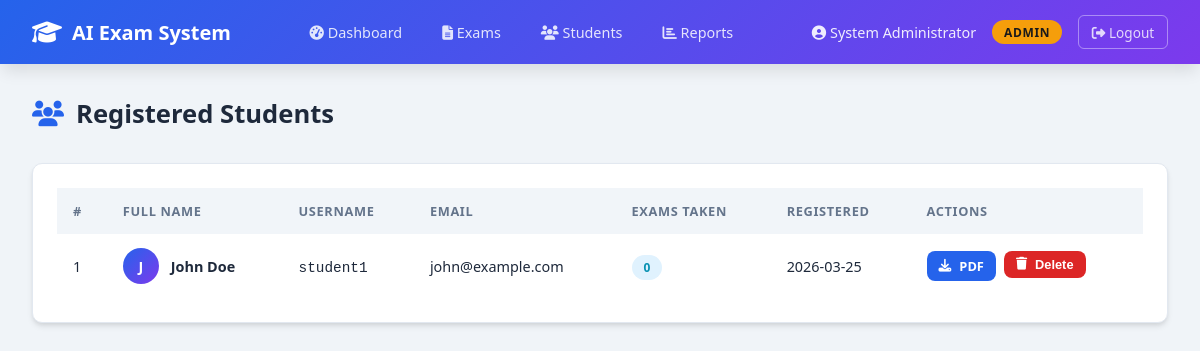
/admin/students (signed in), run on the app's committed database.
### tables this page shows
CREATE TABLE users (
                id INTEGER PRIMARY KEY AUTOINCREMENT,
                username TEXT UNIQUE NOT NULL,
                password TEXT NOT NULL,
                role TEXT NOT NULL DEFAULT 'student',
                full_name TEXT NOT NULL,
                email TEXT,
                created_at TIMESTAMP DEFAULT CURRENT_TIMESTAMP
            );

### app.py (the view)
@app.route("/admin/students")
@admin_required
def admin_students():
    db = get_db()
    students = db.execute("""
        SELECT u.*, COUNT(es.id) as exam_count
        FROM users u
        LEFT JOIN exam_sessions es ON u.id = es.student_id
        WHERE u.role='student'
        GROUP BY u.id
        ORDER BY u.created_at DESC
    """).fetchall()
    return render_template("admin_students.html", students=students)

### app.py (called while the page is built)
def get_db():
    db = getattr(g, "_database", None)
    if db is None:
        db = g._database = sqlite3.connect(DATABASE)
        db.row_factory = sqlite3.Row
    return db

@app.teardown_appcontext
def close_connection(exception):
    db = getattr(g, "_database", None)
    if db is not None:
        db.close()

def admin_required(f):
    @wraps(f)
    def decorated(*args, **kwargs):
        if "user_id" not in session:
            flash("Please log in.", "warning")
            return redirect(url_for("login"))
        if session.get("role") != "admin":
            flash("Access denied. Admin only.", "danger")
            return redirect(url_for("student_dashboard"))
        return f(*args, **kwargs)
    return decorated

### templates/admin_students.html (shortened to what this page needs)
{% extends "base.html" %}
{% block content %}
<div class="page-header">
    <h1 class="page-title"><i class="fas fa-users"></i> Registered Students</h1>
</div>
<div class="card">
    {% if students %}
    <div style="overflow-x:auto;">
        <table>
            <thead>
                <tr>
                    <th>#</th>
                    <th>Full Name</th>
                    <th>Username</th>
                    <th>Email</th>
                    <th>Exams Taken</th>
                    <th>Registered</th>
                    <th>Actions</th>
                </tr>
            </thead>
            <tbody>
                {% for s in students %}
                <tr>
                    <td>{{ loop.index }}</td>
                    <td>
                        <div style="display:flex;align-items:center;gap:0.75rem;">
                            <div style="width:36px;height:36px;border-radius:50%;background:linear-gradient(135deg,#2563eb,#7c3aed);display:flex;align-items:center;justify-content:center;color:#fff;font-weight:700;font-size:0.9rem;">
                                {{ s.full_name[0]|upper }}
                            </div>
                            <strong>{{ s.full_name }}</strong>
                        </div>
                    </td>
                    <td><code>{{ s.username }}</code></td>
                    <td>{{ s.email or '—' }}</td>
                    <td><span class="badge badge-info">{{ s.exam_count }}</span></td>
                    <td>{{ s.created_at[:10] }}</td>
                    <td>
                        <div style="display:flex;gap:0.5rem;">
                            <a href="{{ url_for('download_student_pdf', student_id=s.id) }}" class="btn btn-primary btn-sm">
                                <i class="fas fa-download"></i> PDF
                            </a>
                            <form method="POST" action="{{ url_for('delete_student', student_id=s.id) }}" style="display:inline;" onsubmit="return confirm('Are you sure you want to delete this student? This will remove all their exam records.')">
                                <button type="submit" class="btn btn-danger btn-sm">
                                    <i class="fas fa-trash"></i> Delete
                                </button>
                            </form>
                        </div>
                    </td>
                </tr>
                {% endfor %}
            </tbody>
        </table>
    </div>
    {% else %}
    <div class="empty-state">
        <i class="fas fa-users"></i>
        <p>No students registered yet.</p>
    </div>
    {% endif %}
</div>
{% endblock %}

### static/css/style.css (style rules this page uses)
:root { --primary: #2563eb; --primary-dark: #1d4ed8; --secondary: #7c3aed; --success: #16a34a; --danger: #dc2626; --warning: #d97706; --info: #0891b2; --dark: #1e293b; --gray: #64748b; --light: #f1f5f9; --white: #ffffff; --border: #e2e8f0; --shadow: 0 4px 6px -1px rgba(0,0,0,0.1), 0 2px 4px -1px rgba(0,0,0,0.06); --shadow-lg: 0 10px 15px -3px rgba(0,0,0,0.1); --radius: 10px; }
* { margin: 0; padding: 0; box-sizing: border-box; }
body { font-family: 'Segoe UI', Tahoma, Geneva, Verdana, sans-serif; background: #f0f4f8; color: var(--dark); min-height: 100vh; }
.card { background: var(--white); border-radius: var(--radius); padding: 1.5rem; box-shadow: var(--shadow); border: 1px solid var(--border); }
.btn { padding: 0.6rem 1.25rem; border-radius: 8px; border: none; cursor: pointer; font-size: 0.9rem; font-weight: 600; display: inline-flex; align-items: center; gap: 0.5rem; text-decoration: none; transition: all 0.2s; white-space: nowrap; }
.btn-primary { background: var(--primary); color: var(--white); }
.btn-danger { background: var(--danger); color: var(--white); }
.btn-sm { padding: 0.35rem 0.75rem; font-size: 0.8rem; }
table { width: 100%; border-collapse: collapse; font-size: 0.9rem; }
thead th { background: var(--light); padding: 0.875rem 1rem; text-align: left; font-weight: 600; color: var(--gray); font-size: 0.8rem; text-transform: uppercase; letter-spacing: 0.05em; }
tbody td { padding: 0.875rem 1rem; border-bottom: 1px solid var(--border); color: var(--dark); }
tbody tr:last-child td { border-bottom: none; }
.badge { padding: 0.25rem 0.75rem; border-radius: 20px; font-size: 0.75rem; font-weight: 600; }
.badge-info { background: #e0f2fe; color: #0891b2; }
.page-header { display: flex; align-items: center; justify-content: space-between; margin-bottom: 2rem; }
.page-title { font-size: 1.6rem; font-weight: 700; color: var(--dark); display: flex; align-items: center; gap: 0.75rem; }
.page-title i { color: var(--primary); }

### data on the page
users: full_name "J", full_name "John Doe", username "student1", email "john@example.com", exam_count "0", created_at "2026-03-25"

### other printed values
{{ session.full_name }} "System Administrator"
{{ session.role|title }} "ADMIN"
